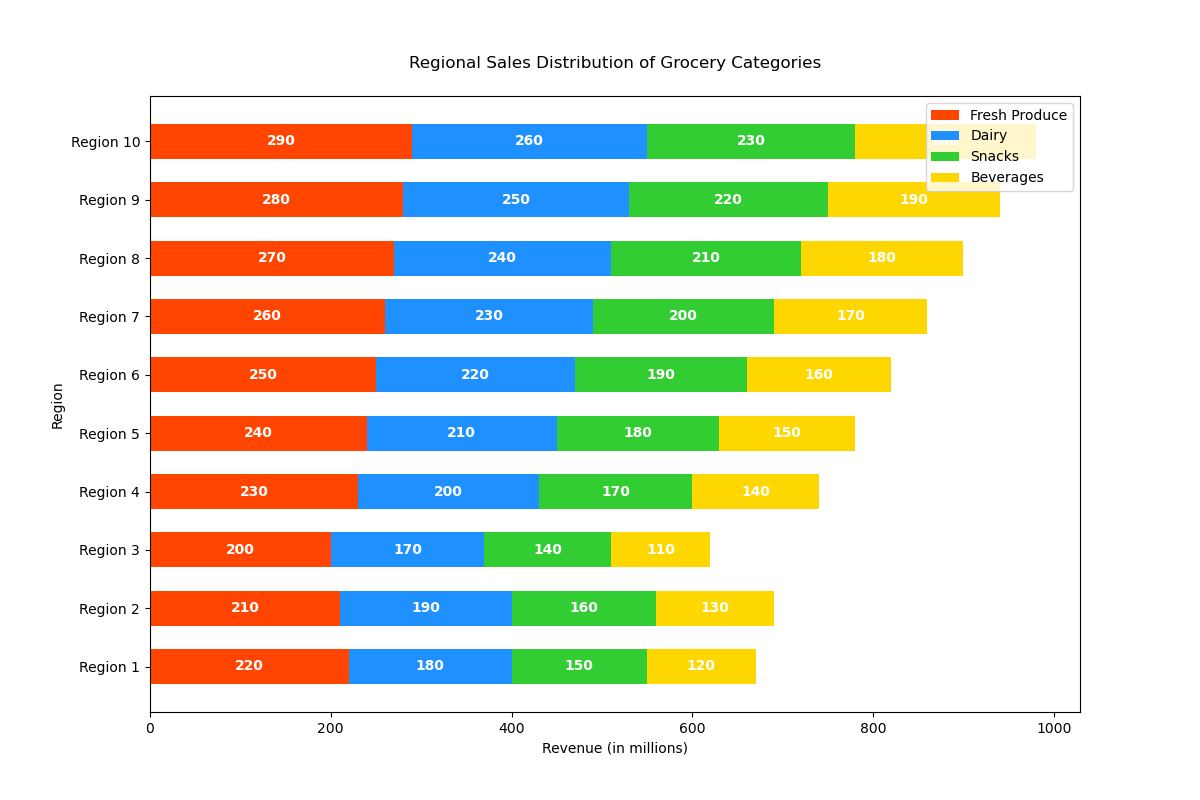

This chart was generated by the following Python code:

import matplotlib.pyplot as plt
import numpy as np

# Data
categories = ['Region 1', 'Region 2', 'Region 3', 'Region 4', 'Region 5', 'Region 6', 'Region 7', 'Region 8', 'Region 9', 'Region 10']
fresh_produce = [220, 210, 200, 230, 240, 250, 260, 270, 280, 290]
dairy = [180, 190, 170, 200, 210, 220, 230, 240, 250, 260]
snacks = [150, 160, 140, 170, 180, 190, 200, 210, 220, 230]
beverages = [120, 130, 110, 140, 150, 160, 170, 180, 190, 200]

bar_height = 0.6  # Change the bar height
fig, ax = plt.subplots(figsize=(12, 8))  # Change the figure size

# Location of bars on y-axis
ind = np.arange(len(categories))

# Stacked bar chart (horizontal)
plt.barh(ind, fresh_produce, height=bar_height, color='#FF4500')
plt.barh(ind, dairy, height=bar_height, left=fresh_produce, color='#1E90FF')
plt.barh(ind, snacks, height=bar_height, left=np.add(fresh_produce, dairy), color='#32CD32')
plt.barh(ind, beverages, height=bar_height, left=np.add(fresh_produce, np.add(dairy, snacks)), color='#FFD700')

# Labels and Titles
ax.set_xlabel('Revenue (in millions)')
ax.set_title('Regional Sales Distribution of Grocery Categories', pad=20)
ax.set_yticks(ind)
ax.set_yticklabels(categories)
ax.set_ylabel('Region')

# Numerical Labels
for i in range(len(categories)):
    plt.text(fresh_produce[i] / 2, i, str(fresh_produce[i]), va='center', ha='center', color='white', fontweight='bold')
    plt.text(fresh_produce[i] + dairy[i] / 2, i, str(dairy[i]), va='center', ha='center', color='white', fontweight='bold')
    plt.text(fresh_produce[i] + dairy[i] + snacks[i] / 2, i, str(snacks[i]), va='center', ha='center', color='white', fontweight='bold')
    plt.text(fresh_produce[i] + dairy[i] + snacks[i] + beverages[i] / 2, i, str(beverages[i]), va='center', ha='center', color='white', fontweight='bold')

# Legend
plt.legend(['Fresh Produce', 'Dairy', 'Snacks', 'Beverages'], loc='upper right')

# Display the chart
plt.show()
